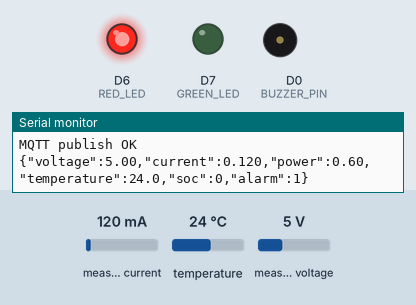
Bench run of a sketch on a simulated ESP8266 (NodeMCU). On the bench: output pins drawn as LEDs (lit = HIGH), buzzer (waves = sounding, pin HIGH), the last lines printed to the serial monitor. Inputs (shaded band) come from the test bench; at power-on: measured voltage 5 V, measured current 120 mA, temperature 24 °C. WiFi joins after 1.5 s; servers stay silent unless stated; no MQTT or app messages arrive unless stated.

Above: at 3.0 s.
3.1 s: measured voltage set to 11.6 V
5.9 s: measured voltage set to 12 V
At 7.3 s:
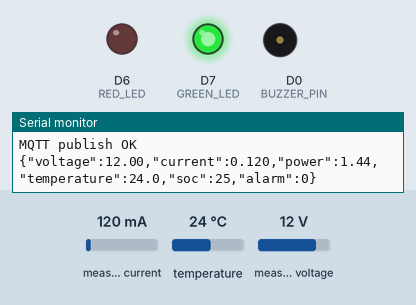
10.2 s: measured current set to 678 mA
13.9 s: measured current set to 727 mA
At 15.8 s:
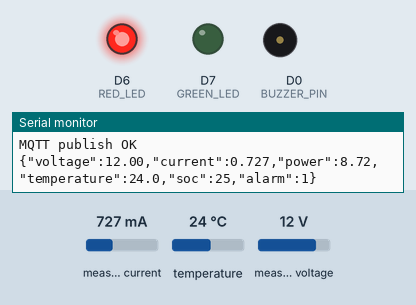
16.2 s: measured current set to 40 mA
At 20.1 s:
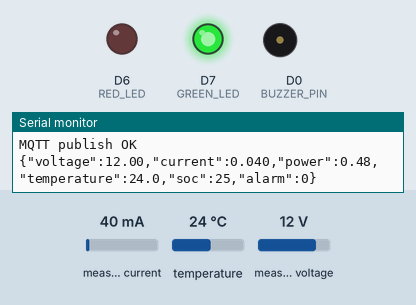
Timing chart, 0 to 21.2 s (numbered marks = the images above; inputs shaded):
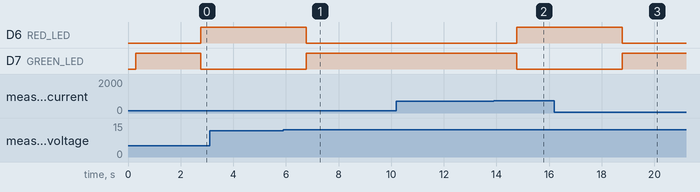

Measured:
- the behaviour switches between 11.7 and 11.8 V on measured voltage (found by bisection; images 0 and 1)
- the behaviour switches between 700 and 701 mA on measured current (found by bisection; images 1 and 2)
- after the input at 5.9 s, D6 (RED_LED): HIGH → LOW after 0.87 s; D7 (GREEN_LED): LOW → HIGH after 0.87 s
- after the input at 13.9 s, D6 (RED_LED): LOW → HIGH after 0.87 s; D7 (GREEN_LED): HIGH → LOW after 0.87 s
- after the input at 16.2 s, D6 (RED_LED): HIGH → LOW after 2.6 s; D7 (GREEN_LED): LOW → HIGH after 2.6 s

The sketch:

battery_monitor.ino
```cpp
#include <Wire.h>
#include <Adafruit_INA219.h>
#include <OneWire.h>
#include <DallasTemperature.h>
#include <ESP8266WiFi.h>
#include <PubSubClient.h>
#include <math.h>

// Fill these in locally. Do not commit real Wi-Fi credentials.
const char* WIFI_SSID = "YOUR_WIFI_SSID";
const char* WIFI_PASSWORD = "YOUR_WIFI_PASSWORD";
const char* MQTT_HOST = "YOUR_MQTT_BROKER_LAN_IP";
const int MQTT_PORT = 1883;
const char* MQTT_TOPIC = "battery/demo/telemetry";

// Witty Cloud / ESP8266 pin mapping; verify your exact carrier.
const uint8_t TEMP_PIN = D5;       // GPIO14
const uint8_t RED_LED = D6;        // GPIO12
const uint8_t GREEN_LED = D7;      // GPIO13
const uint8_t BUZZER_PIN = D0;     // GPIO16

// Keep disabled until buzzer voltage and active polarity are verified.
const bool USE_BUZZER = false;
const bool BUZZER_ACTIVE_LOW = false;

const float LOW_VOLTAGE_V = 11.80;  // Demonstration threshold; verify battery datasheet
const float HIGH_CURRENT_A = 0.70;  // Demonstration threshold; verify load/sensor limits
const float HIGH_TEMP_C = 45.0;     // Demonstration threshold; verify probe placement
const unsigned long SAMPLE_INTERVAL_MS = 2000;

Adafruit_INA219 ina219;
OneWire oneWire(TEMP_PIN);
DallasTemperature tempSensor(&oneWire);
WiFiClient wifiClient;
PubSubClient mqtt(wifiClient);
unsigned long lastSample = 0;

int estimateSOC(float voltage) {
  // Indicative voltage-only lookup; not a calibrated SOC measurement.
  if (voltage <= 11.60) return 0;
  if (voltage <= 11.80) return 10;
  if (voltage <= 12.00) return 25;
  if (voltage <= 12.20) return 50;
  if (voltage <= 12.40) return 75;
  if (voltage <= 12.60) return 90;
  return 100;
}

void setOutputs(bool alarm) {
  digitalWrite(RED_LED, alarm ? HIGH : LOW);
  digitalWrite(GREEN_LED, alarm ? LOW : HIGH);
  if (USE_BUZZER) {
    digitalWrite(BUZZER_PIN,
      BUZZER_ACTIVE_LOW ? (alarm ? LOW : HIGH) : (alarm ? HIGH : LOW));
  }
}

void connectWiFi() {
  WiFi.mode(WIFI_STA);
  WiFi.begin(WIFI_SSID, WIFI_PASSWORD);
  Serial.print("Connecting to Wi-Fi");
  while (WiFi.status() != WL_CONNECTED) {
    delay(500);
    Serial.print(".");
  }
  Serial.println("\nWi-Fi connected.");
  Serial.print("ESP8266 IP: ");
  Serial.println(WiFi.localIP());
}

void connectMQTT() {
  while (!mqtt.connected()) {
    String clientId = "BatteryMonitor-";
    clientId += String(ESP.getChipId(), HEX);
    Serial.print("Connecting to MQTT...");
    if (mqtt.connect(clientId.c_str())) {
      Serial.println("connected.");
    } else {
      Serial.print("MQTT state = ");
      Serial.println(mqtt.state());
      delay(2000);
    }
  }
}

void publishReadings() {
  float voltage = ina219.getBusVoltage_V();
  float currentA = ina219.getCurrent_mA() / 1000.0;
  float powerW = voltage * currentA;

  tempSensor.requestTemperatures();
  float tempC = tempSensor.getTempCByIndex(0);
  bool tempValid = (tempC != DEVICE_DISCONNECTED_C);

  bool lowVoltage = voltage < LOW_VOLTAGE_V;
  bool highCurrent = fabs(currentA) > HIGH_CURRENT_A;
  bool highTemp = tempValid && tempC > HIGH_TEMP_C;
  bool sensorError = !tempValid;
  bool alarm = lowVoltage || highCurrent || highTemp || sensorError;

  setOutputs(alarm);
  if (!tempValid) tempC = -127.0;
  int soc = estimateSOC(voltage);

  char payload[240];
  snprintf(payload, sizeof(payload),
    "{\"voltage\":%.2f,\"current\":%.3f,\"power\":%.2f,"
    "\"temperature\":%.1f,\"soc\":%d,\"alarm\":%d}",
    voltage, currentA, powerW, tempC, soc, alarm ? 1 : 0);

  Serial.println("\n----- BATTERY MONITOR -----");
  Serial.printf("Voltage: %.2f V\n", voltage);
  Serial.printf("Current: %.3f A\n", currentA);
  Serial.printf("Power: %.2f W\n", powerW);
  if (tempValid) Serial.printf("Temperature: %.1f C\n", tempC);
  else Serial.println("Temperature: SENSOR ERROR");
  Serial.printf("Indicative SOC: %d%%\n", soc);
  Serial.printf("Alarm: %s\n", alarm ? "YES" : "NO");

  if (mqtt.connected()) {
    bool sent = mqtt.publish(MQTT_TOPIC, payload);
    Serial.println(sent ? "MQTT publish OK" : "MQTT publish FAILED");
    Serial.println(payload);
  }
}

void setup() {
  Serial.begin(115200);
  delay(300);
  pinMode(RED_LED, OUTPUT);
  pinMode(GREEN_LED, OUTPUT);
  pinMode(BUZZER_PIN, OUTPUT);
  digitalWrite(BUZZER_PIN, BUZZER_ACTIVE_LOW ? HIGH : LOW);
  setOutputs(false);

  // INA219 SDA = D2/GPIO4; SCL = D1/GPIO5
  Wire.begin(D2, D1);
  tempSensor.begin();

  if (!ina219.begin()) {
    Serial.println("ERROR: INA219 not detected. Check VCC, GND, SDA and SCL.");
    while (true) {
      digitalWrite(RED_LED, !digitalRead(RED_LED));
      delay(300);
    }
  }
  ina219.setCalibration_32V_2A();

  connectWiFi();
  mqtt.setServer(MQTT_HOST, MQTT_PORT);
  mqtt.setBufferSize(256);
  Serial.println("Battery monitor ready.");
}

void loop() {
  if (WiFi.status() != WL_CONNECTED) connectWiFi();
  if (!mqtt.connected()) connectMQTT();
  mqtt.loop();

  if (millis() - lastSample >= SAMPLE_INTERVAL_MS) {
    lastSample = millis();
    publishReadings();
  }
}
```
